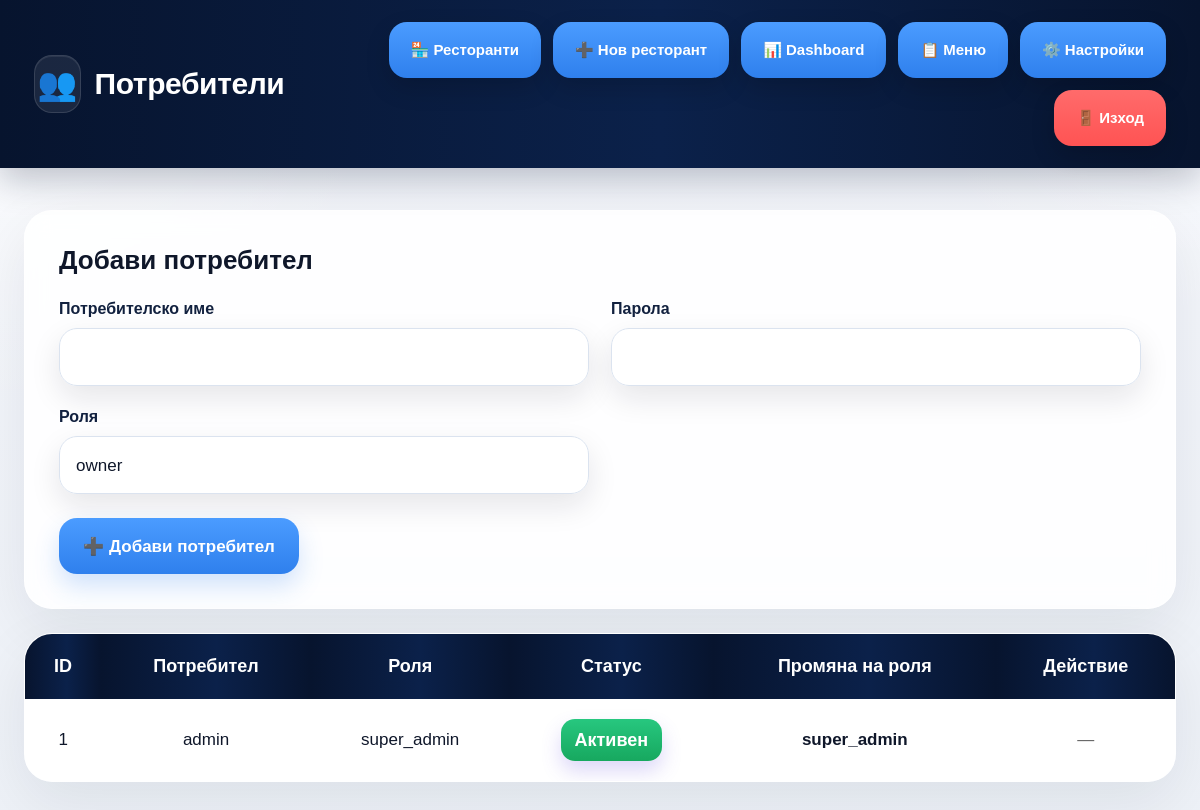
The app's page /users (signed in) with its own data.
### tables this page shows
CREATE TABLE users (
        id INTEGER PRIMARY KEY AUTOINCREMENT,
        tenant_id INTEGER NOT NULL,
        username TEXT NOT NULL UNIQUE,
        password TEXT NOT NULL,
        role TEXT NOT NULL DEFAULT 'staff',
        is_active INTEGER DEFAULT 1,
        created_at TEXT DEFAULT CURRENT_TIMESTAMP,
        FOREIGN KEY (tenant_id) REFERENCES tenants(id)
    );

### app.py (the view)
@app.route("/users")
def users_page():
    user = current_user()
    if not user:
        return redirect("/login")
    if not has_role("owner", "admin", "super_admin"):
        return redirect("/dashboard")
    tenant_id = user["tenant_id"]
    success = request.args.get("success")
    error = request.args.get("error")
    if success == "created":
        success = "Потребителят е създаден успешно."
    elif success == "role":
        success = "Ролята е променена успешно."
    elif success == "deactivated":
        success = "Потребителят е спрян успешно."
    elif success == "activated":
        success = "Потребителят е пуснат успешно."
    elif success == "edited":
        success = "Потребителят е редактиран успешно."
    elif success == "deleted":
        success = "Потребителят е изтрит успешно."
    if error == "exists":
        error = "Това потребителско име вече съществува."
    elif error == "invalid":
        error = "Невалидни данни."
    elif error == "owner":
        error = "Този потребител не може да бъде променян оттук."
    elif error == "self":
        error = "Не можеш да редактираш или изтриеш собствения си акаунт оттук."
    return render_template(
        "users.html",
        users=list_users_by_tenant(tenant_id),
        success=success,
        error=error,
        role=user["role"]
    )

### app.py (called while the page is built)
def current_user():
    return session.get("user")

def has_role(*allowed_roles):
    user = current_user()
    if not user:
        return False
    return user.get("role") in allowed_roles

### database.py (called while the page is built)
def get_absolute_database_path():
    if os.path.isabs(DATABASE_PATH):
        return DATABASE_PATH
    return os.path.abspath(os.path.join(BASE_DIR, DATABASE_PATH))

def ensure_data_dir():
    db_path = get_absolute_database_path()
    data_dir = os.path.dirname(db_path)
    os.makedirs(data_dir, exist_ok=True)

def get_db():
    ensure_data_dir()
    db_path = get_absolute_database_path()
    conn = sqlite3.connect(db_path)
    conn.row_factory = sqlite3.Row
    return conn

### services/auth.py (called while the page is built)
def list_users_by_tenant(tenant_id):
    db = get_db()
    rows = db.execute("""
        SELECT id, tenant_id, username, role, is_active, created_at
        FROM users
        WHERE tenant_id = ?
        ORDER BY id DESC
    """, (tenant_id,)).fetchall()
    db.close()
    return [dict(r) for r in rows]

### templates/users.html (shortened to what this page needs)
<!DOCTYPE html>
<html lang="bg">
<head>
    <link rel="stylesheet" href="/static/style.css">
</head>
<body class="dashboard-page">
    <div class="header">
        <div class="brand-wrap">
            <div class="brand-icon">👥</div>
            <h1>Потребители</h1>
        </div>
        <div class="header-actions">
            {% if role == "super_admin" %}
                <a class="top-btn" href="/restaurants">🏪 Ресторанти</a>
                <a class="top-btn" href="/create-restaurant">➕ Нов ресторант</a>
                <a class="top-btn" href="/dashboard">📊 Dashboard</a>
                <a class="top-btn" href="/menu-manager">📋 Меню</a>
                <a class="top-btn" href="/settings">⚙️ Настройки</a>
            {% elif role == "owner" %}
                <a class="top-btn" href="/dashboard">📊 Dashboard</a>
                <a class="top-btn" href="/menu-manager">📋 Меню</a>
                <a class="top-btn" href="/settings">⚙️ Настройки</a>
            {% elif role == "admin" %}
                <a class="top-btn" href="/dashboard">📊 Dashboard</a>
                <a class="top-btn" href="/menu-manager">📋 Меню</a>
                <a class="top-btn" href="/settings">⚙️ Настройки</a>
            {% endif %}
            <a class="logout-btn" href="/logout">🚪 Изход</a>
        </div>
    </div>
    <div class="container">
        <div class="settings-card">
            <h2>Добави потребител</h2>
            <form method="POST" action="/users/create">
                <div class="settings-grid">
                    <div class="settings-field">
                        <label>Потребителско име</label>
                        <input type="text" name="username" required>
                    </div>
                    <div class="settings-field">
                        <label>Парола</label>
                        <input type="text" name="password" required>
                    </div>
                    <div class="settings-field">
                        <label>Роля</label>
                        <select name="role">
                            {% if role == "super_admin" %}
                            <option value="owner">owner</option>
                            {% endif %}
                        </select>
                    </div>
                </div>
                <div class="settings-actions">
                    <button class="save-settings-btn" type="submit">➕ Добави потребител</button>
                </div>
            </form>
        </div>
        <div class="table-card" style="margin-top: 24px;">
            <table>
                <thead>
                    <tr>
                        <th>ID</th>
                        <th>Потребител</th>
                        <th>Роля</th>
                        <th>Статус</th>
                        <th>Промяна на роля</th>
                        <th>Действие</th>
                    </tr>
                </thead>
                <tbody>
                    {% for u in users %}
                    <tr>
                        <td>{{ u.id }}</td>
                        <td>{{ u.username }}</td>
                        <td>{{ u.role }}</td>
                        <td>
                            {% if u.is_active == 1 %}
                                <span class="people-badge" style="background: linear-gradient(180deg, #27c77f 0%, #17a85f 100%);">Активен</span>
                            {% else %}
                                <span class="people-badge" style="background: linear-gradient(180deg, #ff6666 0%, #f34a4a 100%);">Спрян</span>
                            {% endif %}
                        </td>
                        <td>
                            {% if u.role == "super_admin" %}
                                <strong>super_admin</strong>
                            {% elif u.role == "owner" and role != "super_admin" %}
                                <strong>owner</strong>
                            {% endif %}
                        </td>
                        <td>
                            <div class="actions">
                                {% if u.role == "super_admin" %}
                                    <span style="color:#666;">—</span>
                                {% elif u.id == session["user"]["id"] %}
                                    <span style="color:#666;">—</span>
                                {% elif u.role == "owner" and role != "super_admin" %}
                                    <span style="color:#666;">—</span>
                                {% endif %}
                            </div>
                        </td>
                    </tr>
                    {% endfor %}
                </tbody>
            </table>
        </div>
    </div>
</body>
</html>

### records on screen
users: id "1", username "admin", role "super_admin", is_active "Активен"
